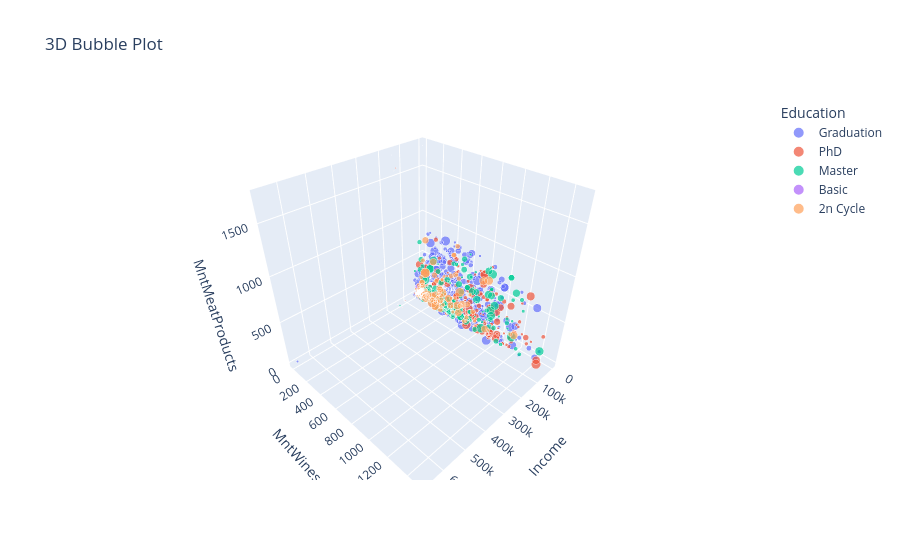

Notebook source saved alongside this figure:
### Code cell
fig = px.scatter_3d(
    df,
    x="Income",
    y="MntWines",
    z="MntMeatProducts",
    size="MntGoldProds",
    color="Education",
    title="3D Bubble Plot"
)

fig.show()

### Figure 1 — Plotly figure (JSON) as saved in the notebook; plotly's stock layout.template omitted (floating-point values rounded to 4 significant figures; data arrays with more than 128 entries replaced by an {"elided": "..."} marker saying what was removed)
{"data": [{"hovertemplate": "Education=Graduation<br>Income=%{x}<br>MntWines=%{y}<br>MntMeatProducts=%{z}<br>MntGoldProds=%{marker.size}<extra></extra>", "legendgroup": "Graduation", "marker": {"color": "#636efa", "size": {"elided": "1127 int values"}, "sizemode": "area", "sizeref": 0.905, "symbol": "circle"}, "mode": "markers", "name": "Graduation", "scene": "scene", "showlegend": true, "type": "scatter3d", "x": {"elided": "1127 float values"}, "y": {"elided": "1127 int values"}, "z": {"elided": "1127 int values"}}, {"hovertemplate": "Education=PhD<br>Income=%{x}<br>MntWines=%{y}<br>MntMeatProducts=%{z}<br>MntGoldProds=%{marker.size}<extra></extra>", "legendgroup": "PhD", "marker": {"color": "#EF553B", "size": {"elided": "486 int values"}, "sizemode": "area", "sizeref": 0.905, "symbol": "circle"}, "mode": "markers", "name": "PhD", "scene": "scene", "showlegend": true, "type": "scatter3d", "x": {"elided": "486 float values"}, "y": {"elided": "486 int values"}, "z": {"elided": "486 int values"}}, {"hovertemplate": "Education=Master<br>Income=%{x}<br>MntWines=%{y}<br>MntMeatProducts=%{z}<br>MntGoldProds=%{marker.size}<extra></extra>", "legendgroup": "Master", "marker": {"color": "#00cc96", "size": {"elided": "370 int values"}, "sizemode": "area", "sizeref": 0.905, "symbol": "circle"}, "mode": "markers", "name": "Master", "scene": "scene", "showlegend": true, "type": "scatter3d", "x": {"elided": "370 float values"}, "y": {"elided": "370 int values"}, "z": {"elided": "370 int values"}}, {"hovertemplate": "Education=Basic<br>Income=%{x}<br>MntWines=%{y}<br>MntMeatProducts=%{z}<br>MntGoldProds=%{marker.size}<extra></extra>", "legendgroup": "Basic", "marker": {"color": "#ab63fa", "size": [16, 9, 9, 10, 36, 17, 3, 108, 11, 15, 11, 15, 10, 6, 17, 2, 7, 15, 26, 46, 11, 8, 14, 40, 42, 3, 40, 144, 4, 5, 22, 46, 27, 9, 10, 42, 20, 20, 8, 7, 10, 15, 36, 30, 31, 5, 27, 17, 47, 13, 23, 8, 45, 15], "sizemode": "area", "sizeref": 0.905, "symbol": "circle"}, "mode": "markers", "name": "Basic", "scene": "scene", "showlegend": true, "type": "scatter3d", "x": [7500.0, 24590.0, 9548.0, 28250.0, 24880.0, 24480.0, 27190.0, 24280.0, 30800.0, 18980.0, 25960.0, 21060.0, 13080.0, 17490.0, 20420.0, 26870.0, 25440.0, 14910.0, 15040.0, 22630.0, 16580.0, 14420.0, 23720.0, 15060.0, 8940.0, 25710.0, 7500.0, 27000.0, 18390.0, 24370.0, 17260.0, 22630.0, 13720.0, 24590.0, 15860.0, 9722.0, 18750.0, 23530.0, 28390.0, 16010.0, 28250.0, 20190.0, 24880.0, 34440.0, 22120.0, 22390.0, 14190.0, 20420.0, 16000.0, 15250.0, 26490.0, 25220.0, 16180.0, 14920.0], "y": [6, 1, 0, 1, 1, 4, 1, 16, 8, 2, 2, 1, 2, 0, 4, 0, 1, 7, 4, 2, 1, 0, 5, 6, 1, 1, 10, 7, 7, 2, 6, 2, 2, 1, 1, 6, 2, 9, 1, 3, 1, 0, 1, 228, 3, 0, 2, 4, 1, 1, 2, 4, 5, 3], "z": [11, 6, 3, 7, 10, 9, 7, 21, 5, 1, 11, 11, 7, 1, 5, 1, 3, 14, 11, 11, 4, 2, 15, 3, 3, 2, 18, 78, 13, 2, 14, 11, 5, 6, 4, 16, 11, 13, 3, 4, 7, 7, 10, 122, 24, 4, 11, 5, 2, 3, 10, 12, 16, 3]}, {"hovertemplate": "Education=2n Cycle<br>Income=%{x}<br>MntWines=%{y}<br>MntMeatProducts=%{z}<br>MntGoldProds=%{marker.size}<extra></extra>", "legendgroup": "2n Cycle", "marker": {"color": "#FFA15A", "size": {"elided": "203 int values"}, "sizemode": "area", "sizeref": 0.905, "symbol": "circle"}, "mode": "markers", "name": "2n Cycle", "scene": "scene", "showlegend": true, "type": "scatter3d", "x": {"elided": "203 float values"}, "y": {"elided": "203 int values"}, "z": {"elided": "203 int values"}}], "layout": {"legend": {"itemsizing": "constant", "title": {"text": "Education"}, "tracegroupgap": 0}, "scene": {"domain": {"x": [0, 1], "y": [0, 1]}, "xaxis": {"title": {"text": "Income"}}, "yaxis": {"title": {"text": "MntWines"}}, "zaxis": {"title": {"text": "MntMeatProducts"}}}, "title": {"text": "3D Bubble Plot"}}}
